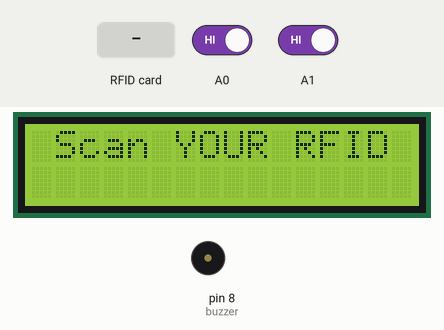
Simulated run of this sketch. Board: Arduino Uno, built with avr-gcc and run on an emulated ATmega328P. On the bench: 16×2 character LCD, buzzer (waves = sounding). Inputs (shaded band) come from the test bench; at power-on: A0 HIGH, A1 HIGH. What the sketch prints to the serial monitor is not drawn.

Above: at 1.3 s.
1.4 s: RFID card 5E 7A 19 C4 held to the reader
At 2.4 s:
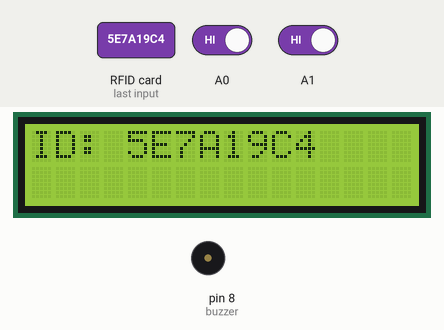
3.1 s: A0 driven LOW
4.6 s: A1 driven LOW
At 7.6 s:
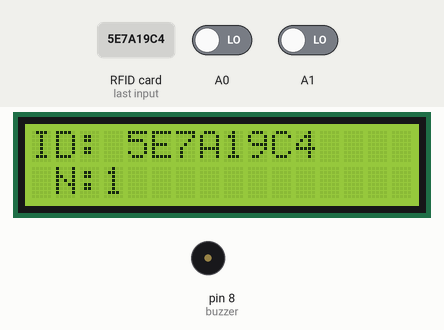
7.7 s: A0 driven HIGH
9.2 s: A0 driven LOW
At 12.1 s:
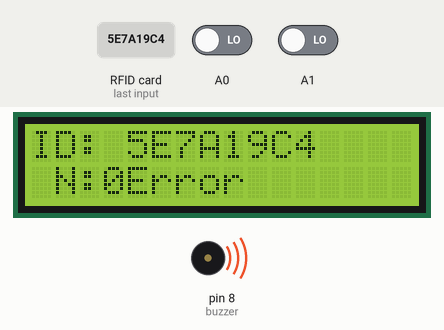
12.3 s: A0 driven HIGH and A1 driven HIGH
At 15.1 s:
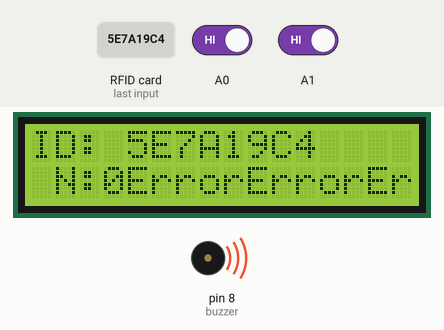
Timing chart, 0 to 16.6 s (numbered marks = the images above; inputs shaded):
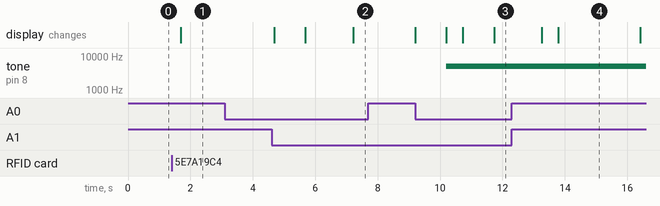

Measured:
- after the input at 1.4 s, the display: changes after 0.28 s (image 1)
- after the input at 3.1 s, every drawn part: stays the same
- after the input at 4.6 s, the display: changes after 0.09 s (image 2)
- after the input at 7.7 s, every drawn part: stays the same
- after the input at 9.2 s, tone on pin 8 (buzzer): silent → 5000 Hz after 1.0 s; the display: first changes at once (image 3 shows a later state)
- after the input at 12.3 s, the display: first changes after 0.96 s (image 4 shows a later state)

The sketch:

test-111.ino
```cpp
#include <SPI.h>
#include <MFRC522.h>
#include <LiquidCrystal.h>

#define SS_PIN 10
#define RST_PIN 9
const int buzzer = 8; //buzzer to arduino pin 9
MFRC522 mfrc522(SS_PIN, RST_PIN);   // Create MFRC522 instance.
#include "SoftwareSerial.h"

SoftwareSerial serial_connection(3, 5);//Create a serial connection with TX and RX on these pins

//SoftwareSerial serial_connection2(7, 8);//Create a serial connection with TX and RX on these pins


#define BUFFER_SIZE 64//This will prevent buffer overruns.

char inData[BUFFER_SIZE];//This is a character buffer where the data sent by the python script will go.

char inChar=-1;//Initialie the first character as nothing

// initialize the library with the numbers of the interface pins
LiquidCrystal lcd(7, 6, A4, 4, A3, A2);
int total = 0;
int c=0;
boolean flag;
void setup()
{
   serial_connection.begin(9600);
  pinMode(buzzer, OUTPUT); // Set buzzer - pin 9 as an output
  pinMode(A0, INPUT);
  pinMode(A1, INPUT);
  Serial.begin(9600);   // Initiate a serial communication
  SPI.begin();      // Initiate  SPI bus
  mfrc522.PCD_Init();   // Initiate MFRC522
  //Serial.println("Approximate your card to the reader...");
  Serial.println();
  serial_connection.println("Ready!!!");//Send something to just start comms. This will never be seen.

  Serial.println("Started");//Tell the serial monitor that the sketch has started.
  // set up the LCD's number of columns and rows:
  lcd.begin(16, 2);
  lcd.print(" Scan YOUR RFID ");
  // Print a message to the LCD.
 // lcd.print("hello, world!");

}
void loop()
{ // byte byte_count=serial_connection.available();
 // lcd.setCursor(0,1);
 // lcd.print(millis()/1000);
   // Turn off the display:
  //lcd.noDisplay();
  //delay(500);
  // Turn on the display:
  lcd.display();
  delay(500);

  // Look for new cards


 // if (content.substring(1) == "BD 31 15 2B") //change here the UID of the card/cards that you want to give access
 while(true)
{

   if (digitalRead(A0) == LOW)
  {
    while (digitalRead(A1) == HIGH) { }
    Serial.print("Person entered there are ");
    total++;
    //show();
    Serial.print(total);
    Serial.println(" people in room.");
    lcd.setCursor(1,1);
    lcd.print("N:");
    lcd.print(total);
    delay(1000);
  }

  if (digitalRead(A1) == LOW)
  {
    while (digitalRead(A0) == HIGH) {}
    Serial.print("Person exited there are ");
    total--;
    c--;
    //show();
    if (total >-1|| c>-1)
     {
      Serial.print(total);
     Serial.println(" people in room.");
     Serial.print("number of rfid : ");
     Serial.println(c);
     lcd.setCursor(1,1);
    lcd.print("N:");
    lcd.print(total);
    delay(1000);
     }
    else
      {
     total=0;
     c=0;
     Serial.print(total);
     Serial.println(" people in room.");
     Serial.print("number of rfid : ");
     Serial.println(c);
     lcd.setCursor(1,1);
    lcd.print("N:");
    lcd.print(total);
      delay(1000);

      }
  }

   if (c!=total)
 {
  //delay(1000);
  Serial.println("error");
  tone(buzzer, 5000); // Send 1KHz sound signal...
  //delay(1000);        // ...for 1 sec
  //noTone(buzzer);     // Stop sound...
 // delay(1000);        // ...for 1sec
  lcd.print("Error");
  flag=false;

 }
  else if (c==total){
    noTone(buzzer);
     flag=true;
  }

  if ( ! mfrc522.PICC_IsNewCardPresent())
  {
    return;
  }
  // Select one of the cards
  if ( ! mfrc522.PICC_ReadCardSerial())
  {
    return;
  }
  //Show UID on serial monitor
  lcd.setCursor(0,0);
  Serial.print("ID: ");
  lcd.print("ID: ");
  String content= "";
  byte letter;
  Serial.println(c);
  Serial.println(total);
  for (byte i = 0; i < mfrc522.uid.size; i++)
  {
     Serial.print(mfrc522.uid.uidByte[i] < 0x10 ? "0" : "");
     Serial.print(mfrc522.uid.uidByte[i], HEX);
     if (c==total && c!=0 ){
       serial_connection.println(mfrc522.uid.uidByte[i] < 0x10 ? "0" : "");
       serial_connection.println(mfrc522.uid.uidByte[i], HEX);
     }
  //   serial_connection.println("11");
     lcd.print(mfrc522.uid.uidByte[i] < 0x10 ? "0" : "");
     lcd.print(mfrc522.uid.uidByte[i], HEX);
     content.concat(String(mfrc522.uid.uidByte[i] < 0x10 ? "0" : ""));
     content.concat(String(mfrc522.uid.uidByte[i], HEX));
  }
  Serial.println();
  //Serial.print("Message : ");
  lcd.print("       ");
  c++;

  if (c>-1)
  {
  Serial.print("number of rfid : ");
  Serial.println(c);

   }
   else
   {
    c=0;
    Serial.print("number of rfid : ");
    Serial.println(c);
    }
  content.toUpperCase();
  // delay(5000);


  delay(3000);
  }
}
```
